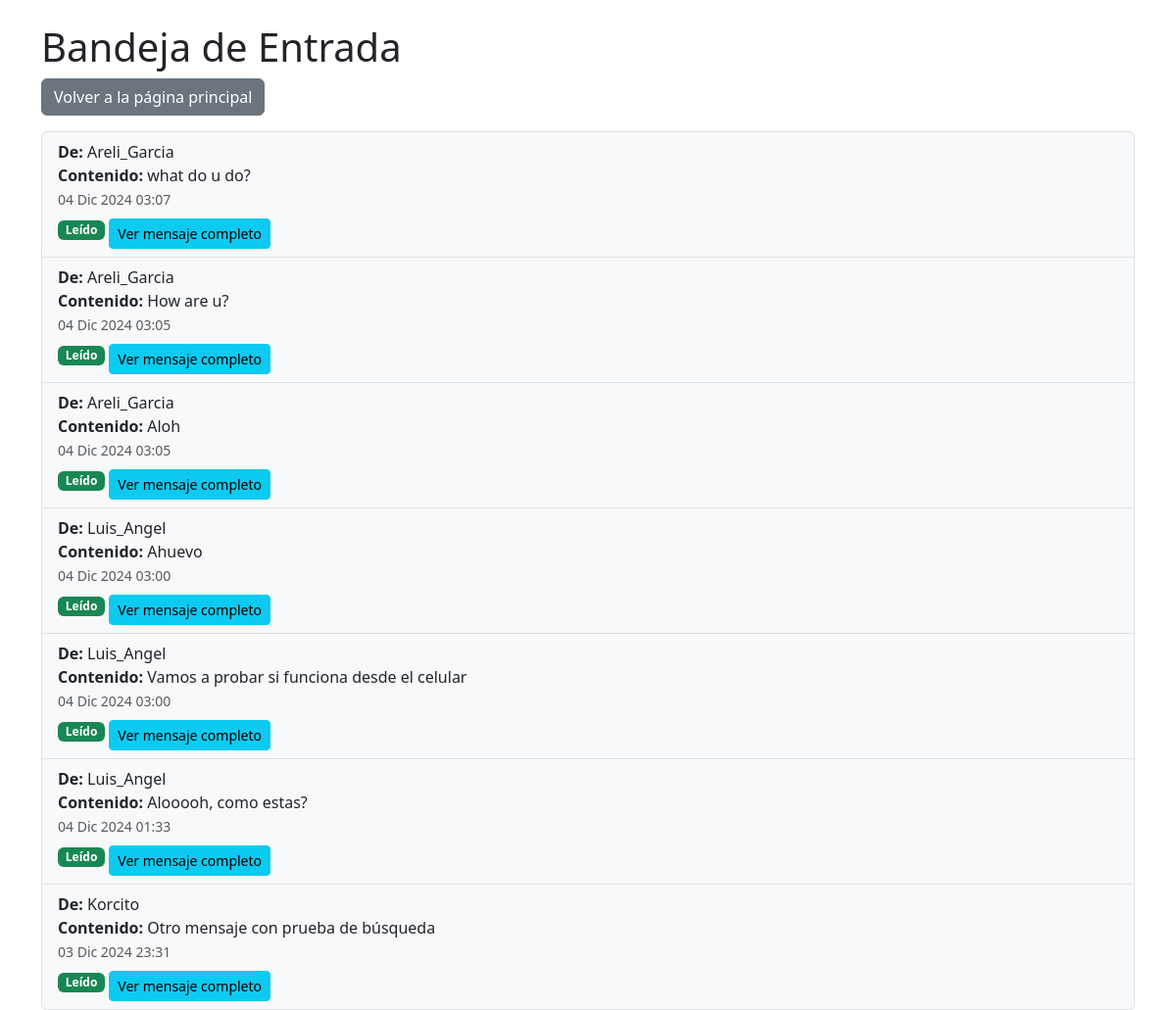
/messages/inbox/ (signed in), run on the app's committed database.
### posts/models.py (models this page shows, shortened)
class Message(models.Model):
    conversation = models.ForeignKey('Conversation', on_delete=models.CASCADE, related_name='messages', null=True, blank=True)
    sender = models.ForeignKey(
        settings.AUTH_USER_MODEL,
        on_delete=models.CASCADE,
        related_name='sent_messages'
    )
    receiver = models.ForeignKey(
        settings.AUTH_USER_MODEL,
        on_delete=models.CASCADE,
        related_name='received_messages'
    )
    content = models.TextField(blank=True, null=True)  # Permitimos que el contenido sea vacío para mensajes con solo archivos
    created_at = models.DateTimeField(auto_now_add=True)  # Fecha de creación automática
    updated_at = models.DateTimeField(auto_now=True)  # Fecha de actualización automática
    is_read = models.BooleanField(default=False)  # Marcar si el mensaje ha sido leído
    is_spam = models.BooleanField(default=False)  # Marcar si el mensaje es spam
    attachment = models.FileField(upload_to='messages/attachments/', null=True, blank=True)
    message_type = models.CharField(
        max_length=50,
        choices=[('text', 'Texto'), ('image', 'Imagen'), ('file', 'Archivo')],
        default='text'
    )
    class Meta:
        indexes = [
            models.Index(fields=['sender', 'receiver', 'created_at']),
        ]
        ordering = ['-created_at']  # Los mensajes se ordenan por fecha de creación descendente

class CustomUser(AbstractUser):
    email = models.EmailField(unique=True)
    first_name = models.CharField(max_length=50)
    last_name = models.CharField(max_length=50)

### posts/views.py (the view)
# urls.py: path('inbox/', views.inbox, name='inbox'),
@login_required
def inbox(request):
    messages = Message.objects.filter(receiver=request.user).order_by('-created_at')
    return render(request, 'posts/inbox.html', {'messages': messages})

### templates/posts/inbox.html (shortened to what this page needs)
<!DOCTYPE html>
<html lang="es">
<head>
  <link href="https://cdn.jsdelivr.net/npm/bootstrap@5.3.0-alpha1/dist/css/bootstrap.min.css" rel="stylesheet">
</head>
<body>
  <div class="container mt-4">
    <h1>Bandeja de Entrada</h1>
    <a href="{% url 'index' %}" class="btn btn-secondary mb-3" aria-label="Volver a la página principal">Volver a la página principal</a>
    {% if messages %}
      <ul class="list-group" aria-live="polite">
        {% for message in messages %}
          <li class="list-group-item">
            <strong>De:</strong> {{ message.sender.username }} <br>
            <strong>Contenido:</strong> {{ message.content|truncatewords:10 }} <br>
            <small class="text-muted">{{ message.created_at|date:"d M Y H:i" }}</small> <br>
            {% if message.is_read %}
              <span class="badge bg-success">Leído</span>
            {% else %}
              <span class="badge bg-warning">No leído</span>
            {% endif %}
            <a href="{% url 'message_detail' message.id %}" class="btn btn-info btn-sm mt-2">Ver mensaje completo</a>
          </li>
        {% endfor %}
      </ul>
    {% else %}
      <p>No tienes mensajes.</p>
    {% endif %}
  </div>
</body>
</html>

### templates/posts/inbox.html (style rules this page uses)
.list-group-item { background-color: #f8f9fa; }

### data on the page
Message: sender.username "Areli_Garcia", content "what do u do?", created_at "04 Dic 2024 03:07", is_read "Leído"
Message: sender.username "Areli_Garcia", content "How are u?", created_at "04 Dic 2024 03:05", is_read "Leído"
Message: sender.username "Areli_Garcia", content "Aloh", created_at "04 Dic 2024 03:05", is_read "Leído"
Message: sender.username "Luis_Angel", content "Ahuevo", created_at "04 Dic 2024 03:00", is_read "Leído"
Message: sender.username "Luis_Angel", content "Vamos a probar si funciona desde el celular", created_at "04 Dic 2024 03:00", is_read "Leído"
Message: sender.username "Luis_Angel", content "Alooooh, como estas?", created_at "04 Dic 2024 01:33", is_read "Leído"
Message: sender.username "Korcito", content "Otro mensaje con prueba de búsqueda", created_at "03 Dic 2024 23:31", is_read "Leído"
